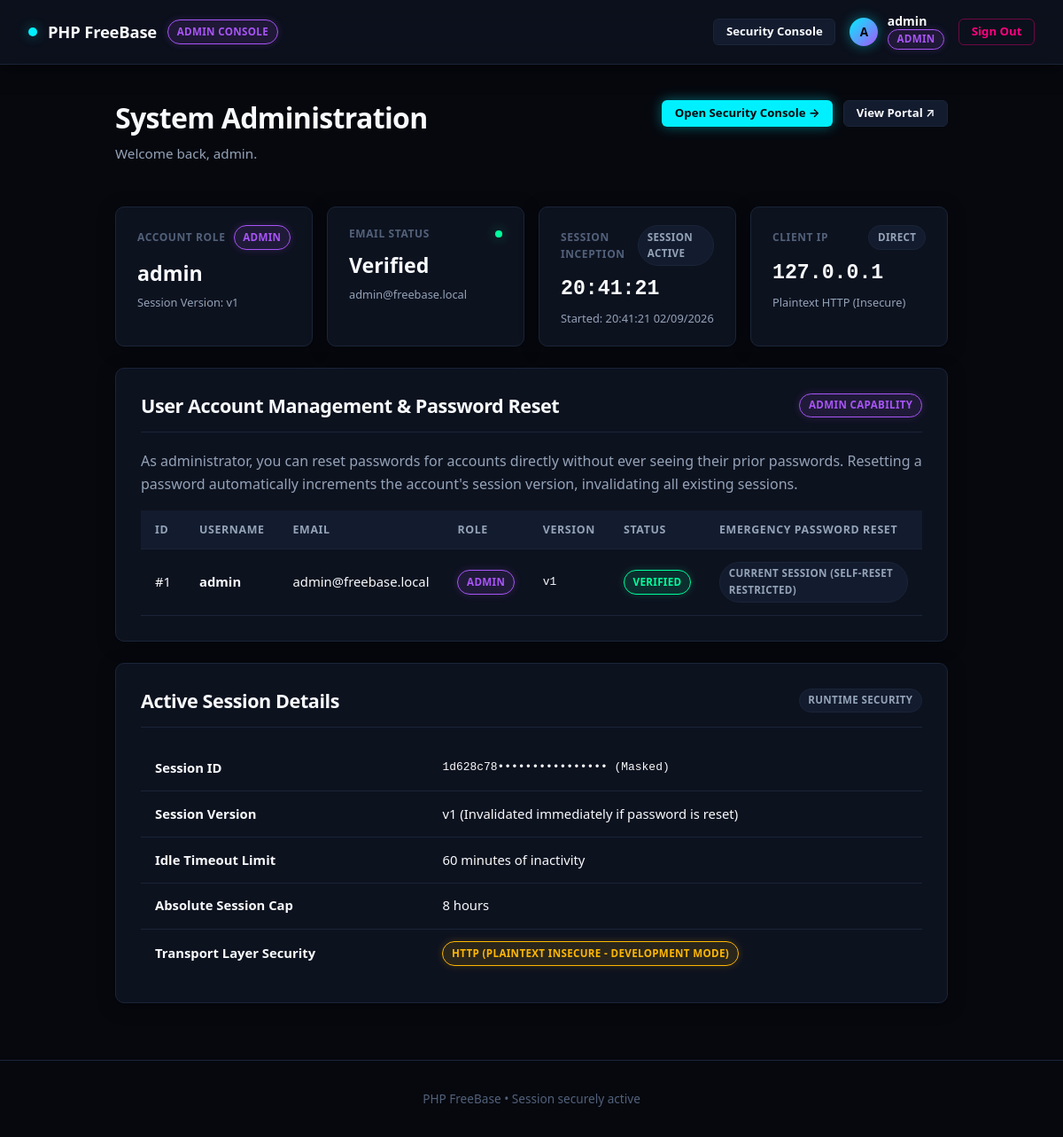
Page /admin/dashboard.php (signed in) on the committed database.
### tables this page shows
CREATE TABLE IF NOT EXISTS `users` (
    `id`                      INT UNSIGNED AUTO_INCREMENT PRIMARY KEY,
    `username`                VARCHAR(12)               NOT NULL UNIQUE,  
    `email`                   VARCHAR(100)              NOT NULL UNIQUE,
    `password`                VARCHAR(255)              NOT NULL,  
    `role`                    ENUM('admin', 'user')     NOT NULL DEFAULT 'user',
    `is_active`               TINYINT(1) UNSIGNED       NOT NULL DEFAULT 1,
    `email_verified_at`       TIMESTAMP                 NULL DEFAULT NULL,
    `verification_token`      VARCHAR(64)               NULL DEFAULT NULL,
    `verification_expires_at` TIMESTAMP                 NULL DEFAULT NULL,
    `session_version`         INT UNSIGNED              NOT NULL DEFAULT 1,  
    `created_at`              TIMESTAMP                 NOT NULL DEFAULT CURRENT_TIMESTAMP,
    `updated_at`              TIMESTAMP                 NOT NULL DEFAULT CURRENT_TIMESTAMP ON UPDATE CURRENT_TIMESTAMP,
    INDEX `idx_username` (`username`),
    INDEX `idx_email` (`email`),
    INDEX `idx_token` (`verification_token`)
);

### includes/functions.php (called while the page is built, shortened)
<?php
function e(?string $value): string
{
    return htmlspecialchars($value ?? '', ENT_QUOTES | ENT_SUBSTITUTE, 'UTF-8');
}
function get_client_ip(): string
{
    $ip = $_SERVER['REMOTE_ADDR'] ?? '127.0.0.1';
    if (filter_var($ip, FILTER_VALIDATE_IP)) {
        return $ip;
    }
    return '127.0.0.1';
}

### includes/auth.php (called while the page is built, shortened)
<?php
require_once __DIR__ . '/db.php';
require_once __DIR__ . '/functions.php';
function is_logged_in(): bool
{
    return !empty($_SESSION['user_id']);
}
function is_admin(): bool
{
    return is_logged_in() &&
           (($_SESSION['role'] ?? '') === 'admin') &&
           (($_SESSION['username'] ?? '') === 'admin');
}

### admin/dashboard.php (the view, shortened to what this page needs)
<?php
require_once __DIR__ . '/../includes/auth.php';
$username       = (string) ($_SESSION['username'] ?? 'User');
$email          = (string) ($_SESSION['email'] ?? '');
$role           = (string) ($_SESSION['role'] ?? 'user');
$currentUserId  = (int) ($_SESSION['user_id'] ?? 0);
$sessionVer     = (int) ($_SESSION['session_version'] ?? 1);
$isAdmin        = is_admin();
$sessionCreated = date('H:i:s d/m/Y', (int) ($_SESSION['created_at'] ?? time()));
$lastActivity   = date('H:i:s', (int) ($_SESSION['last_activity'] ?? time()));
$isHttps = (!empty($_SERVER['HTTPS']) && $_SERVER['HTTPS'] !== 'off') ||
           ((int) ($_SERVER['SERVER_PORT'] ?? 80) === 443) ||
           (($_SERVER['HTTP_X_FORWARDED_PROTO'] ?? '') === 'https');
$dbConnected = is_database_connected();
$allUsers = [];
if ($dbConnected && $isAdmin) {
    try {
        $pdo = get_pdo();
        $stmt = $pdo->query('SELECT id, username, email, role, is_active, email_verified_at, created_at, session_version FROM users ORDER BY id ASC');
        $allUsers = $stmt->fetchAll();
    } catch (Throwable $e) {
        error_log('[Dashboard User Query Error] ' . $e->getMessage());
    }
}
?>
<!DOCTYPE html>
<html lang="en">
<head>
    <link rel="stylesheet" href="../css/style.css">
</head>
<body>
<header class="site-header">
    <div class="header-brand">
        <a href="dashboard.php" class="brand-link">
            <span class="neon-dot"></span>
            <span class="brand-title"><?= e(APP_NAME) ?></span>
            <span class="badge badge-<?= $isAdmin ? 'admin' : 'neon' ?>">
                <?= $isAdmin ? 'Admin Console' : 'Member Portal' ?>
            </span>
        </a>
    </div>
    <nav class="header-nav">
        <?php if ($isAdmin): ?>
            <a href="security.php" class="btn btn-sm btn-secondary">Security Console</a>
        <?php endif; ?>
        <div class="user-profile">
            <span class="user-avatar" aria-hidden="true"><?= strtoupper(substr($username, 0, 1)) ?></span>
            <div class="user-meta">
                <span class="user-name"><?= e($username) ?></span>
                <span class="badge badge-<?= $isAdmin ? 'admin' : 'muted' ?>"><?= strtoupper(e($role)) ?></span>
            </div>
        </div>
        <form method="post" action="logout.php" class="logout-form">
            <button type="submit" class="btn btn-sm btn-outline-danger">Sign Out</button>
        </form>
    </nav>
</header>
<main class="container">
    <div class="page-header">
        <div>
            <h1><?= $isAdmin ? 'System Administration' : 'Member Dashboard' ?></h1>
            <p class="subtitle">Welcome back, <?= e($username) ?>.</p>
        </div>
        <div class="header-actions">
            <?php if ($isAdmin): ?>
                <a href="security.php" class="btn btn-sm btn-primary">Open Security Console &rarr;</a>
            <?php endif; ?>
            <a href="../index.php" class="btn btn-sm btn-secondary" target="_blank">View Portal &nearr;</a>
        </div>
    </div>
    <div class="stats-grid">
        <div class="card stat-card">
            <div class="stat-header">
                <span class="stat-label">Account Role</span>
                <span class="badge badge-<?= $isAdmin ? 'admin' : 'neon' ?>"><?= strtoupper(e($role)) ?></span>
            </div>
            <div class="stat-value"><?= e($username) ?></div>
            <div class="stat-meta">Session Version: v<?= (int) $sessionVer ?></div>
        </div>
        <div class="card stat-card">
            <div class="stat-header">
                <span class="stat-label">Email Status</span>
                <span class="status-indicator status-online"></span>
            </div>
            <div class="stat-value">Verified</div>
            <div class="stat-meta"><?= e($email !== '' ? $email : 'admin@freebase.local') ?></div>
        </div>
        <div class="card stat-card">
            <div class="stat-header">
                <span class="stat-label">Session Inception</span>
                <span class="badge badge-muted">Session Active</span>
            </div>
            <div class="stat-value text-mono"><?= e($lastActivity) ?></div>
            <div class="stat-meta">Started: <?= e($sessionCreated) ?></div>
        </div>
        <div class="card stat-card">
            <div class="stat-header">
                <span class="stat-label">Client IP</span>
                <span class="badge badge-muted">Direct</span>
            </div>
            <div class="stat-value text-mono"><?= e(get_client_ip()) ?></div>
            <div class="stat-meta">
                <?= $isHttps ? 'TLS Active (Encrypted)' : 'Plaintext HTTP (Insecure)' ?>
            </div>
        </div>
    </div>
    <?php if ($isAdmin): ?>
        <section class="card content-card">
            <div class="card-header">
                <h2>User Account Management &amp; Password Reset</h2>
                <span class="badge badge-admin">Admin Capability</span>
            </div>
            <p>
                As administrator, you can reset passwords for accounts directly without ever seeing their prior passwords.
                Resetting a password automatically increments the account's session version, invalidating all existing sessions.
            </p>
            <?php if (!empty($allUsers)): ?>
                <div class="table-responsive">
                    <table class="data-table">
                        <thead>
                            <tr>
                                <th>ID</th>
                                <th>Username</th>
                                <th>Email</th>
                                <th>Role</th>
                                <th>Version</th>
                                <th>Status</th>
                                <th>Emergency Password Reset</th>
                            </tr>
                        </thead>
                        <tbody>
                            <?php foreach ($allUsers as $u): ?>
                                <tr>
                                    <td>#<?= (int) $u['id'] ?></td>
                                    <td><strong><?= e($u['username']) ?></strong></td>
                                    <td><?= e($u['email']) ?></td>
                                    <td><span class="badge badge-<?= $u['role'] === 'admin' ? 'admin' : 'muted' ?>"><?= strtoupper(e($u['role'])) ?></span></td>
                                    <td class="text-mono">v<?= (int) $u['session_version'] ?></td>
                                    <td>
                                        <?php if (!empty($u['email_verified_at'])): ?>
                                            <span class="badge badge-success">Verified</span>
                                        <?php else: ?>
                                            <span class="badge badge-warning">Unverified</span>
                                        <?php endif; ?>
                                    </td>
                                    <td>
                                        <?php if ((int) $u['id'] === $currentUserId): ?>
                                            <span class="badge badge-muted">Current Session (Self-reset restricted)</span>
                                        <?php endif; ?>
                                    </td>
                                </tr>
                            <?php endforeach; ?>
                        </tbody>
                    </table>
                </div>
            <?php else: ?>
                <p class="empty-state">No users retrieved.</p>
            <?php endif; ?>
        </section>
    <?php endif; ?>
    <section class="card content-card">
        <div class="card-header">
            <h2>Active Session Details</h2>
            <span class="badge badge-muted">Runtime Security</span>
        </div>
        <div class="info-table-wrapper">
            <table class="info-table">
                <tbody>
                    <tr>
                        <td><strong>Session ID</strong></td>
                        <td class="text-mono"><?= e(substr(session_id(), 0, 8)) ?>•••••••••••••••• (Masked)</td>
                    </tr>
                    <tr>
                        <td><strong>Session Version</strong></td>
                        <td>v<?= (int) $sessionVer ?> (Invalidated immediately if password is reset)</td>
                    </tr>
                    <tr>
                        <td><strong>Idle Timeout Limit</strong></td>
                        <td><?= (int)(SESSION_LIFETIME / 60) ?> minutes of inactivity</td>
                    </tr>
                    <tr>
                        <td><strong>Absolute Session Cap</strong></td>
                        <td><?= (int)(SESSION_MAX_LIFETIME / 3600) ?> hours</td>
                    </tr>
                    <tr>
                        <td><strong>Transport Layer Security</strong></td>
                        <td>
                            <?php if ($isHttps): ?>
                                <span class="badge badge-success">HTTPS (TLS Active - Secure Cookies Enforced)</span>
                            <?php else: ?>
                                <span class="badge badge-warning">HTTP (Plaintext Insecure - Development Mode)</span>
                            <?php endif; ?>
                        </td>
                    </tr>
                </tbody>
            </table>
        </div>
    </section>
</main>
<footer class="site-footer">
    <p><?= e(APP_NAME) ?> &bull; Session securely active</p>
</footer>
</body>
</html>

### rows in the picture
users: id "1", username "admin", email "admin@freebase.local", role "ADMIN", session_version "1", shows "VERIFIED", shows "CURRENT SESSION (SELF-RESET RESTRICTED)"

### other values in the picture
APP_NAME "PHP FreeBase"
substr($username, 0, 1) "A"
$username "admin"
$role "ADMIN"
$sessionVer "1"
$email !== '' ? $email : 'admin@freebase.local' "admin@freebase.local"
$lastActivity "20:41:21"
$sessionCreated "20:41:21 02/09/2026"
get_client_ip() "127.0.0.1"
substr(session_id(), 0, 8) "1d628c78"
SESSION_LIFETIME / 60 "60"
SESSION_MAX_LIFETIME / 3600 "8"
